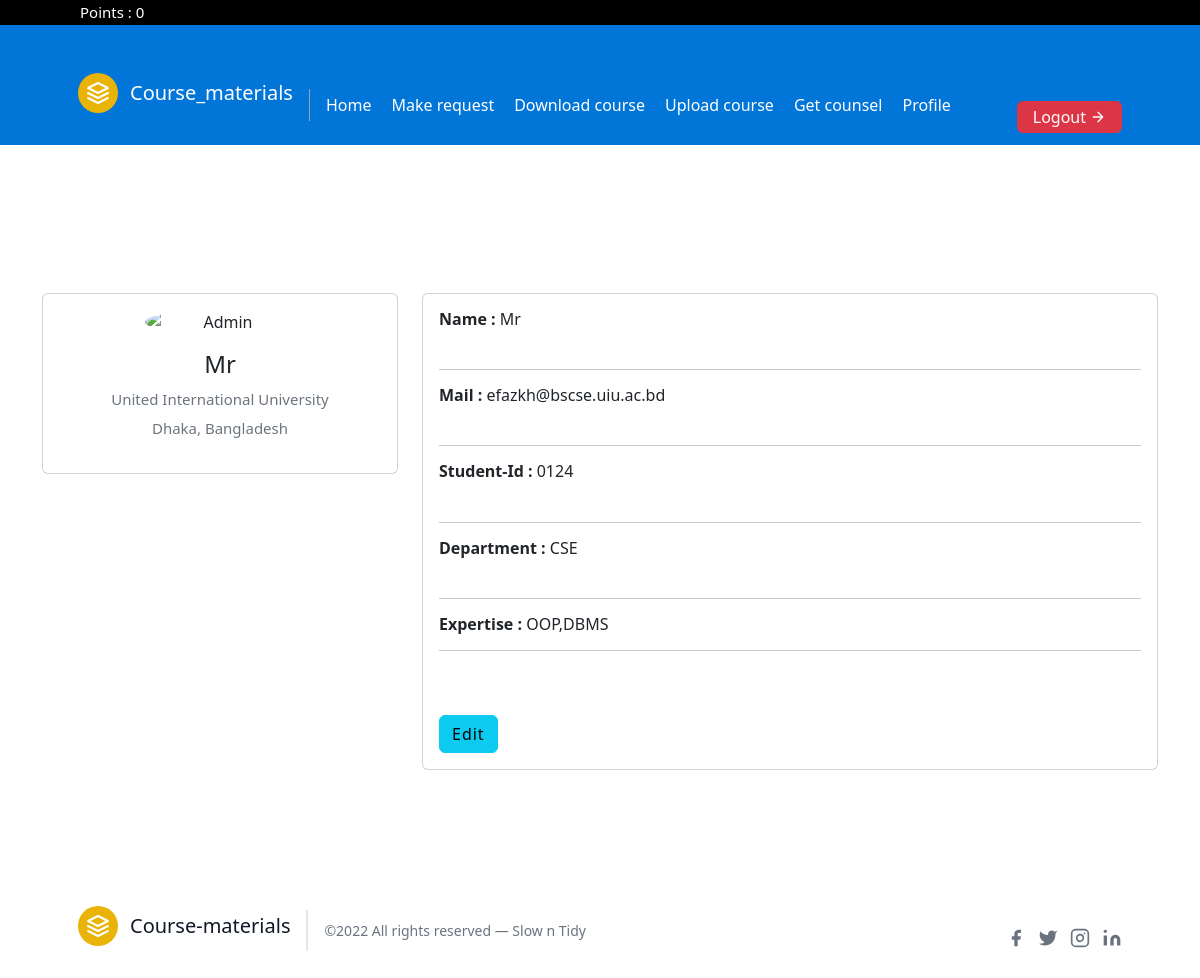
Screenshot of /profile.php (signed in) with the database file from the repository.
### tables this page shows
CREATE TABLE `student` (
  `id` int(11) NOT NULL,
  `student_id` int(11) NOT NULL,
  `student_name` varchar(100) NOT NULL,
  `email` varchar(100) NOT NULL,
  `department_name` varchar(100) NOT NULL,
  `student_pass` varchar(100) NOT NULL,
  `expertise` varchar(500) NOT NULL,
  `points` float NOT NULL DEFAULT 1
);

### profile.php (the view, shortened to what this page needs)
<?php
    include('config/db_connect.php');
    $email = $_SESSION['email'];
    $sql = "SELECT * FROM student WHERE email='$email'";
    $result = mysqli_query($conn,$sql);
    $student = mysqli_fetch_array($result);
?>
<!DOCTYPE html>
<html lang="en">
<?php include('templates/points.php');?>
  <?php include('templates/profileHeader.php') ?>
  <div class="container">
    <div class="main-body">
        <br><br>
          <div class="row gutters-sm">
            <div class="col-md-4 mb-3">
              <div class="card">
                <div class="card-body">
                  <div class="d-flex flex-column align-items-center text-center">
                    <img src="https://bootdey.com/img/Content/avatar/avatar7.png" alt="Admin" class="rounded-circle" width="150">
                    <div class="mt-3">
                      <h4><?php
                        echo $student['student_name'];
                      ?></h4>
                      <p class="text-secondary mb-1">United International University</p>
                      <p class="text-muted font-size-sm">Dhaka, Bangladesh</p>
                    </div>
                  </div>
                </div>
              </div>
            </div>
            <div class="col-md-8">
              <div class="card mb-3">
                <div class="card-body">
                  <div class="row">
                    <div class="col-sm-5">
                      <h6 class="mb-0"><?php  echo "<b>Name : </b>",$student['student_name']; ?> </h6>
                    </div>
                  </div>
                  <br>
                  <hr>
                  <div class="row">
                    <div class="col-sm-6">
                      <h6 class="mb-0"><?php  echo "<b>Mail : </b>",$student['email']; ?></h6>
                    </div>
                  </div>
                  <br>
                  <hr>
                  <div class="row">
                    <div class="col-sm-6">
                      <h6 class="mb-0"><?php  echo "<b>Student-Id : </b>",0,$student['student_id']; ?></h6>
                    </div>
                  </div>
                  <br>
                  <hr>
                  <div class="row">
                    <div class="col-sm-6">
                      <h6 class="mb-0"><?php  echo "<b>Department : </b>",$student['department_name']; ?></h6>
                    </div>
                  </div>
                  <br>
                  <hr>
                  <div class="row">
                    <div class="col-sm-10">
                      <h6 class="mb-0"><?php   if($student['expertise']==''){
                        echo 'Add your expertise here.';
                      }
                      else echo "<b>Expertise : </b>",$student['expertise'];
                      ?></h6>
                    </div>
                  </div>
                  <hr>
                  <br><br>
                  <div class="row">
                    <div class="col-sm-12">
                      <a class="btn btn-info " href="editProfile.php"><button>Edit</button></a>
                    </div>
                  </div>
                </div>
              </div>
            </div>
          </div>
        </div>
    </div>
    <?php include('templates/footer.php');?>

### templates/points.php
<?php
    include('config/db_connect.php');
    $email = $_SESSION['email'];
    $sql = "SELECT points FROM student WHERE email='$email'";
    $result2 = mysqli_query($conn,$sql);
    $studentTemp = mysqli_fetch_array($result2);
?>
<p style="width: 100%;background-color :black;color:white;padding-left: 80px;margin:0%"> Points : <?php echo $studentTemp['points'];?></p>

### css/upload-file.css (style rules this page uses)
p { font-size: 15px; line-height: 25px !important; font-weight: 500; }
.container { padding-top: 100px !important; border-radius: 20px; }
.btn { letter-spacing: 1px; }

### rows the page displays
student: points "0", student_name "Mr", email "efazkh@bscse.uiu.ac.bd", student "124", department_name "CSE", expertise "OOP,DBMS"
